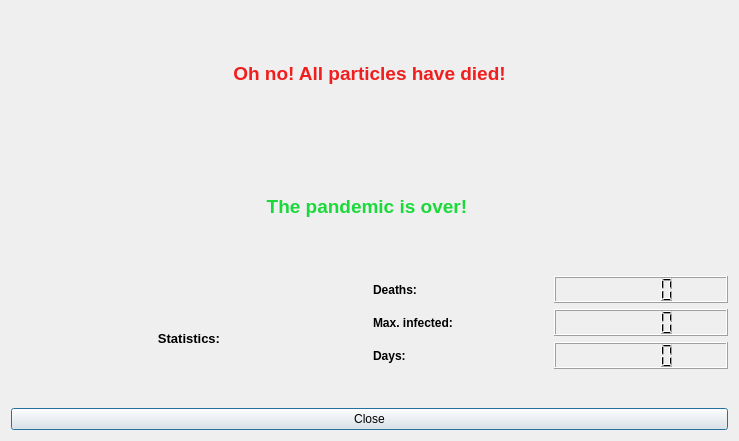
<?xml version="1.0" encoding="UTF-8"?>
<ui version="4.0">
 <class>Dialog</class>
 <widget class="QDialog" name="Dialog">
  <property name="geometry">
   <rect>
    <x>0</x>
    <y>0</y>
    <width>739</width>
    <height>441</height>
   </rect>
  </property>
  <property name="windowTitle">
   <string>Dialog</string>
  </property>
  <layout class="QVBoxLayout" name="verticalLayout">
   <item>
    <layout class="QVBoxLayout" name="verticalLayout_2">
     <item>
      <widget class="QLabel" name="allHaveDiedLabel">
       <property name="text">
        <string>&lt;html&gt;&lt;head/&gt;&lt;body&gt;&lt;p&gt;&lt;span style=&quot; font-size:14pt; font-weight:600; color:#f01e1e;&quot;&gt;Oh no! All particles have died!&lt;/span&gt;&lt;/p&gt;&lt;/body&gt;&lt;/html&gt;</string>
       </property>
       <property name="alignment">
        <set>Qt::AlignCenter</set>
       </property>
      </widget>
     </item>
     <item>
      <widget class="QLabel" name="pandemicIsOverLabel">
       <property name="autoFillBackground">
        <bool>false</bool>
       </property>
       <property name="text">
        <string>&lt;html&gt;&lt;head/&gt;&lt;body&gt;&lt;p&gt;&lt;span style=&quot; font-size:14pt; font-weight:600; color:#1cd93b;&quot;&gt;The pandemic is over! &lt;/span&gt;&lt;/p&gt;&lt;/body&gt;&lt;/html&gt;</string>
       </property>
       <property name="alignment">
        <set>Qt::AlignCenter</set>
       </property>
      </widget>
     </item>
     <item>
      <layout class="QHBoxLayout" name="horizontalLayout_5">
       <item>
        <widget class="QLabel" name="statsLabelEnd">
         <property name="text">
          <string>&lt;html&gt;&lt;head/&gt;&lt;body&gt;&lt;p align=&quot;center&quot;&gt;&lt;span style=&quot; font-size:10pt; font-weight:600;&quot;&gt;Statistics:&lt;/span&gt;&lt;/p&gt;&lt;/body&gt;&lt;/html&gt;</string>
         </property>
        </widget>
       </item>
       <item>
        <layout class="QVBoxLayout" name="verticalLayout_3">
         <item>
          <layout class="QVBoxLayout" name="verticalLayout_4">
           <item>
            <layout class="QHBoxLayout" name="horizontalLayout_6">
             <item>
              <widget class="QLabel" name="deathsEndLabel">
               <property name="font">
                <font>
                 <weight>75</weight>
                 <bold>true</bold>
                </font>
               </property>
               <property name="toolTip">
                <string>&lt;html&gt;&lt;head/&gt;&lt;body&gt;&lt;p&gt;&lt;span style=&quot; font-style:italic;&quot;&gt;Number of deaths since the beginning of the simulation!&lt;/span&gt;&lt;/p&gt;&lt;/body&gt;&lt;/html&gt;</string>
               </property>
               <property name="text">
                <string>Deaths:</string>
               </property>
              </widget>
             </item>
             <item>
              <widget class="QLCDNumber" name="deathsEndLCD"/>
             </item>
            </layout>
           </item>
           <item>
            <layout class="QHBoxLayout" name="horizontalLayout_7">
             <item>
              <widget class="QLabel" name="maxInfectedEndLabel">
               <property name="font">
                <font>
                 <weight>75</weight>
                 <bold>true</bold>
                </font>
               </property>
               <property name="toolTip">
                <string>&lt;html&gt;&lt;head/&gt;&lt;body&gt;&lt;p&gt;&lt;span style=&quot; font-style:italic;&quot;&gt;Highest number of infected particles during the pandemic!&lt;/span&gt;&lt;/p&gt;&lt;/body&gt;&lt;/html&gt;</string>
               </property>
               <property name="text">
                <string>Max. infected:</string>
               </property>
              </widget>
             </item>
             <item>
              <widget class="QLCDNumber" name="maxInfectedEndLCD"/>
             </item>
            </layout>
           </item>
           <item>
            <layout class="QHBoxLayout" name="horizontalLayout_8">
             <item>
              <widget class="QLabel" name="daysLabel">
               <property name="font">
                <font>
                 <weight>75</weight>
                 <bold>true</bold>
                </font>
               </property>
               <property name="toolTip">
                <string>&lt;html&gt;&lt;head/&gt;&lt;body&gt;&lt;p&gt;&lt;span style=&quot; font-style:italic;&quot;&gt;Duration of the pandemic in days!&lt;/span&gt;&lt;/p&gt;&lt;/body&gt;&lt;/html&gt;</string>
               </property>
               <property name="text">
                <string>Days:</string>
               </property>
              </widget>
             </item>
             <item>
              <widget class="QLCDNumber" name="daysEndLCD"/>
             </item>
            </layout>
           </item>
           <item>
            <widget class="PlotWidget" name="graphicEndWidget" native="true"/>
           </item>
          </layout>
         </item>
        </layout>
       </item>
      </layout>
     </item>
     <item>
      <layout class="QHBoxLayout" name="horizontalLayout_2">
       <item>
        <widget class="QPushButton" name="closeEndButton">
         <property name="text">
          <string>Close</string>
         </property>
        </widget>
       </item>
      </layout>
     </item>
    </layout>
   </item>
  </layout>
 </widget>
 <customwidgets>
  <customwidget>
   <class>PlotWidget</class>
   <extends>QWidget</extends>
   <header location="global">pyqtgraph</header>
   <container>1</container>
  </customwidget>
 </customwidgets>
 <resources/>
 <connections/>
</ui>
